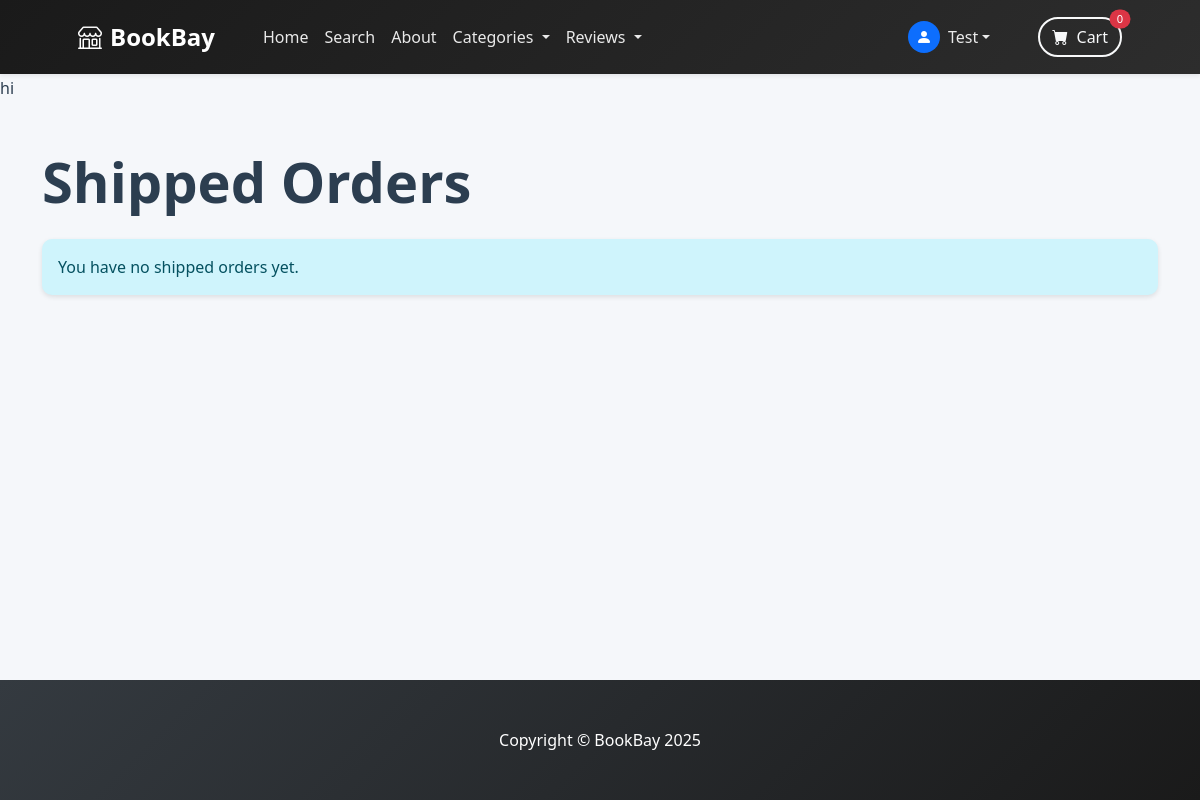
Page /payment/shipped_dashboard/ (signed in) on the earlier database version.
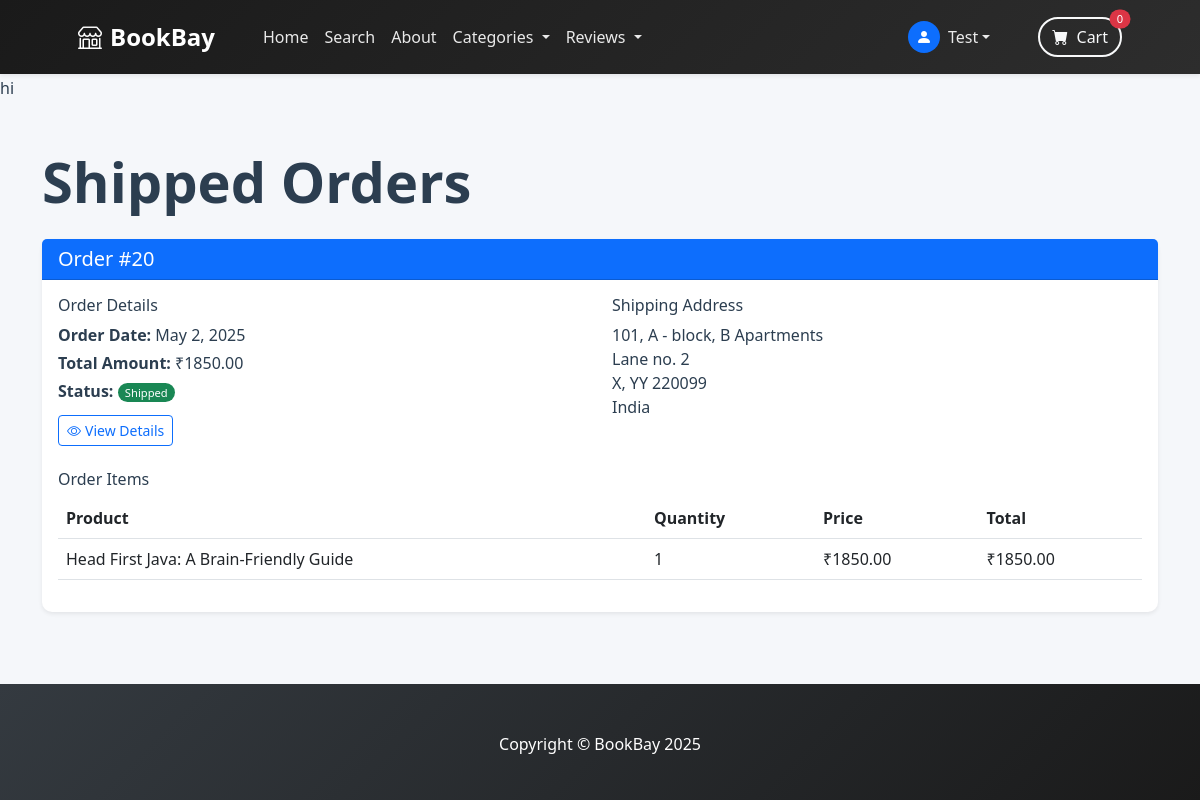
Same page on the later database version.
### payment/models.py (models this page shows, shortened)
class Order(models.Model):
    user = models.ForeignKey(User, on_delete=models.CASCADE, null=True, blank=True)
    full_name = models.CharField(max_length=255)
    email = models.EmailField(max_length=255)
    shipping_address = models.TextField(max_length=255)
    amount_paid = models.DecimalField(max_digits=8, decimal_places=2)
    date_ordered = models.DateTimeField(auto_now_add=True)
    shipped = models.BooleanField(default=False)
    date_shipped = models.DateTimeField(null=True, blank=True)

class OrderItem(models.Model):
    product = models.ForeignKey(Product, on_delete=models.CASCADE, null=True, related_name='payment_order_items')
    quantity = models.PositiveBigIntegerField(default=1)
    user = models.ForeignKey(User, on_delete=models.CASCADE, null=True, blank=True)
    order = models.ForeignKey(Order, on_delete=models.CASCADE, null=True)
    price = models.DecimalField(max_digits=8, decimal_places=2)
    date_added = models.DateTimeField(auto_now_add=True)
    @property
    def get_total(self):
        return (self.price * self.quantity)

### store/models.py (models this page shows, shortened)
class Product(models.Model):
    name = models.CharField(max_length=50)
    price = models.DecimalField(default=0, decimal_places=2, max_digits=8)
    category = models.ForeignKey(Category, on_delete=models.CASCADE, default=1)
    description = models.CharField(max_length=250, default='', blank=True, null=True)
    image = models.ImageField(upload_to='uploads/product/')
    is_sale = models.BooleanField(default=False)
    sale_price = models.DecimalField(default=0, decimal_places=2, max_digits=8)

### payment/views.py (the view)
# urls.py: path('shipped_dashboard/', views.shipped_dashboard, name='shipped_dashboard'),
@login_required
def shipped_dashboard(request):
    orders = Order.objects.filter(user=request.user, shipped=True).order_by('-date_ordered')
    return render(request, 'payment/shipped_dashboard.html', {
        'orders': orders,
        'title': 'Shipped Orders'
    })

### cart/cart.py (called while the page is built)
    def __len__(self):
        return len(self.cart)

### cart/context_processors.py (called while the page is built)
def cart(request):
    return {"cart": Cart(request)}

### store/context_processors.py (called while the page is built)
def categories_context(request):
    return {
        'categories': Category.objects.filter(parent=None)
    }

### store/models.py (called while the page is built)
    def get_subcategories(self):
        return self.subcategories.all()

### payment/templates/payment/shipped_dashboard.html
{% extends 'base.html' %}
{% load static %}
{% block content %}
<div class="container py-5">
    <div class="row">
        <div class="col-12">
            <h1 class="display-4 fw-bold mb-4">{{ title }}</h1>
        </div>
    </div>
    {% if orders %}
        {% for order in orders %}
        <div class="card mb-4 shadow-sm">
            <div class="card-header bg-primary text-white">
                <div class="d-flex justify-content-between align-items-center">
                    <h5 class="mb-0">Order #{{ order.id }}</h5>
                </div>
            </div>
            <div class="card-body">
                <div class="row">
                    <div class="col-md-6">
                        <h6>Order Details</h6>
                        <p class="mb-1"><strong>Order Date:</strong> {{ order.date_ordered|date:"F j, Y" }}</p>
                        <p class="mb-1"><strong>Total Amount:</strong> ₹{{ order.amount_paid }}</p>
                        <p class="mb-1"><strong>Status:</strong> <span class="badge bg-success">Shipped</span></p>
                        <a href="{% url 'payment:order_detail' order.id %}" class="btn btn-sm btn-outline-primary mt-2">
                            <i class="bi bi-eye me-1"></i>View Details
                        </a>
                    </div>
                    <div class="col-md-6">
                        <h6>Shipping Address</h6>
                        <p class="mb-1">{{ order.shipping_address|linebreaks }}</p>
                    </div>
                </div>
                <div class="mt-4">
                    <h6>Order Items</h6>
                    <div class="table-responsive">
                        <table class="table">
                            <thead>
                                <tr>
                                    <th>Product</th>
                                    <th>Quantity</th>
                                    <th>Price</th>
                                    <th>Total</th>
                                </tr>
                            </thead>
                            <tbody>
                                {% for item in order.orderitem_set.all %}
                                <tr>
                                    <td>{{ item.product.name }}</td>
                                    <td>{{ item.quantity }}</td>
                                    <td>₹{{ item.price }}</td>
                                    <td>₹{{ item.get_total }}</td>
                                </tr>
                                {% endfor %}
                            </tbody>
                        </table>
                    </div>
                </div>
            </div>
        </div>
        {% endfor %}
    {% else %}
        <div class="alert alert-info">
            <p class="mb-0">You have no shipped orders yet.</p>
        </div>
    {% endif %}
</div>
{% endblock %}

Differences in the rows shown:
added Order: id "20", date_ordered "May 2, 2025", amount_paid "1850.00", shipping_address "101, A - block, B Apartments Lane no. 2 X, YY 220099 India"
added OrderItem: product.name "Head First Java: A Brain-Friendly Guide", quantity "1", price "1850.00", get_total "1850.00"
Other differences:
text no longer shown: "You have no shipped orders yet."
